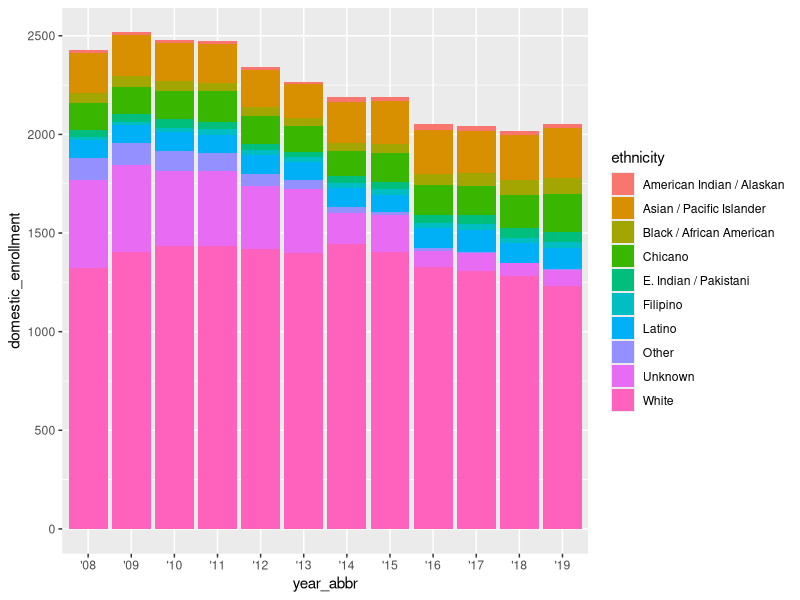

Here is the R script that generated this plot:
## ---- chunk 1
knitr::opts_chunk$set(echo = TRUE)
library(tidyverse)
library(here)
## ---- chunk 2
ucsb_grad <- read_csv(here("data", "ucsb_grad_data.csv"))
## ---- chunk 3
ggplot(data = ucsb_grad, aes(x = year_abbr, y = domestic_enrollment, fill = ethnicity)) + geom_col()
